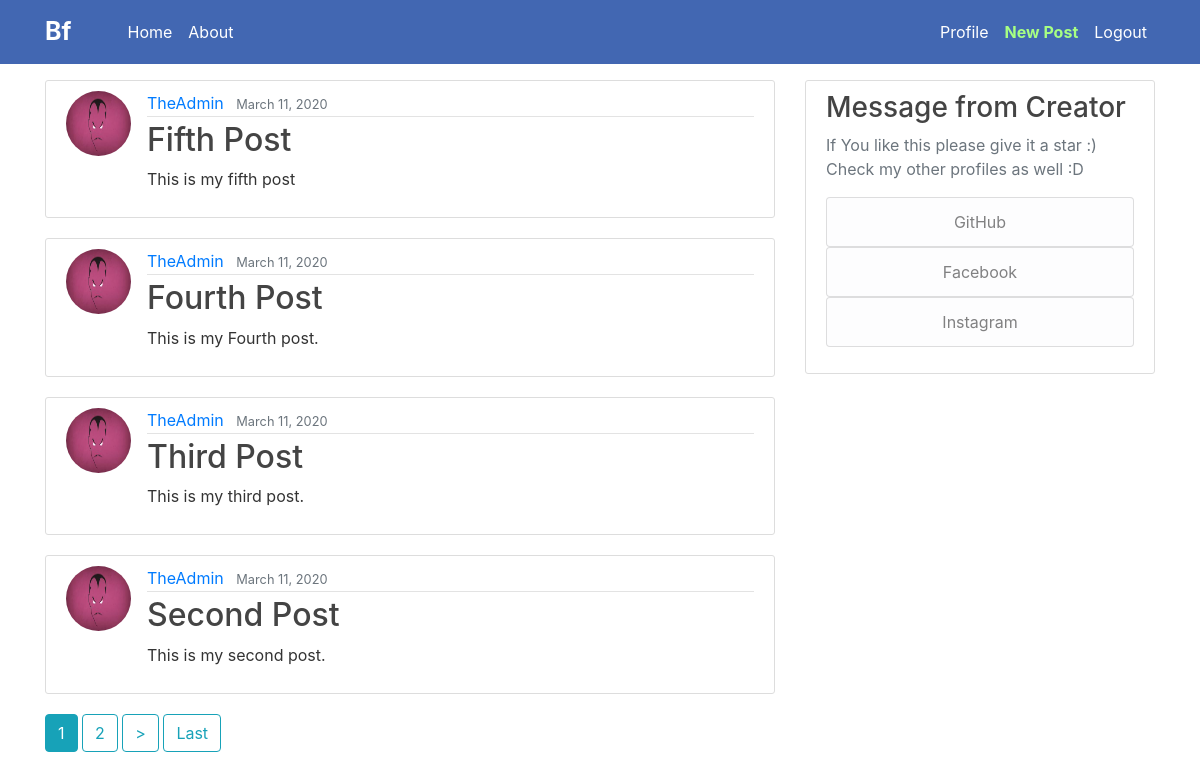
/ (signed in), run on the app's committed database.
### blog/models.py (models this page shows, shortened)
class Post(models.Model):
    author = models.ForeignKey(User, on_delete=models.CASCADE)
    content = models.TextField()
    date_posted = models.DateTimeField(default=timezone.now)
    title = models.CharField(max_length=20)

### users/models.py (models this page shows, shortened)
class Profile(models.Model):
    user = models.OneToOneField(User, on_delete=models.CASCADE)
    image = models.ImageField(default='default.png', upload_to='profile_pics')

### blog/views.py (the view)
# urls.py: path('', PostListView.as_view(), name='blog-home'),
class PostListView(LoginRequiredMixin, ListView):
    model = Post
    template_name = 'blog/home.html'
    context_object_name = 'posts'
    ordering = ['-date_posted']
    paginate_by = 4

### blog/templates/blog/home.html (shortened to what this page needs)
{% extends "blog/base.html" %}
    {% block content %}
        {% for post in posts %}
            <article class="media content-section">
                <img src="{{ post.author.profile.image.url }}" class="rounded-circle article-img" alt="">
              <div class="media-body">
                <div class="article-metadata">
                  <a class="mr-2" href="#">{{ post.author }}</a>
                  <small class="text-muted">{{ post.date_posted|date:"F d, Y" }}</small>
                </div>
                <h2><a class="article-title" href="{% url 'post-detail' post.id %}">{{ post.title }}</a></h2>
                <p class="article-content">{{ post.content }}</p>
              </div>
            </article>
        {% endfor %}
        {% if is_paginated %}
            {% for num in page_obj.paginator.page_range %}
                {% if page_obj.number == num %}
                    <a class="btn btn-info mb-4" href="?page={{ num }}">{{ num }}</a>
                {% elif num > page_obj.number|add:'-3' and num < page_obj.number|add:'3'%}
                    <a class="btn btn-outline-info mb-4" href="?page={{ num }}">{{ num }}</a>
                {% endif %}
            {% endfor %}
            {% if page_obj.has_next %}
                <a class="btn btn-outline-info mb-4" href="?page={{ page_obj.next_page_number }}">></a>
                <a class="btn btn-outline-info mb-4" href="?page={{ page_obj.paginator.num_pages }}">Last</a>
            {% endif %}
        {% endif %}
    {% endblock content %}

### blog/templates/blog/base.html (shortened to what this page needs)
{% load static %}
<!DOCTYPE html>
<html lang="en">
<head>
    <link rel="stylesheet" href="https://stackpath.bootstrapcdn.com/bootstrap/4.4.1/css/bootstrap.min.css">
    <link rel="stylesheet" href="{% static "blog/main.css" %}">
</head>
<body>
    <header class="site-header">
      <nav class="navbar navbar-expand-md navbar-dark fixed-top" style="background-color: #4267b2">
        <div class="container">
          <a class="navbar-brand mr-5" id="site" href="{% url 'blog-home' %}">Bf</a>
          <div class="collapse navbar-collapse" id="navbarToggle">
            <div class="navbar-nav mr-auto">
                {% if user.is_authenticated %}
                    <a class="nav-item nav-link" href="{% url 'blog-home' %}">Home</a>
                        <a class="nav-item nav-link" href="{% url 'blog-about' %}">About</a>
                {% endif %}
            </div>
            <div class="navbar-nav">
                {% if user.is_authenticated %}
                    <a class="nav-item nav-link" href="{% url 'profile' %}">Profile</a>
                    <a class="nav-item nav-link" href="{% url 'post-create' %}" style="color: #a7ff83; font-weight: bold">New Post</a>
                    <a class="nav-item nav-link" href="{% url 'logout' %}">Logout</a>
                {% else %}
                    <a class="nav-item nav-link" href="{% url 'login' %}">Login</a>
                    <a class="nav-item nav-link" id="register" href="{% url 'register' %}">Sign Up</a>
                {% endif %}
            </div>
          </div>
        </div>
      </nav>
</header>
    <main role="main" class="container">
      <div class="row">
        <div class="col-md-8">
            {% block content %}{% endblock %}
        </div>
        <div class="col-md-4">
          <div class="content-section">
            <h3>Message from Creator</h3>
            <p class='text-muted'>
                If You like this please give it a star :)<br/>
                Check my other profiles as well :D
              <ul class="list-group">
                <a href="https://github.com/mayursamnani36" class="text-decoration-none"><li class="list-group-item list-group-item-light btn btn-outline-success">GitHub</li></a>
                <a href="https://www.facebook.com/mayur.samnani" class="text-decoration-none"><li class="list-group-item list-group-item-light btn btn-outline-info">Facebook</li></a>
                <a href="https://www.instagram.com/mayur_samnani/?hl=en" class="text-decoration-none"><li class="list-group-item list-group-item-light btn btn-outline-dark">Instagram</li></a>
                </ul>
            </p>
          </div>
        </div>
      </div>
</main>
</body>
</html>

### blog/static/blog/main.css (style rules this page uses)
body { background: #ffffff; color: #333333 ; margin-top: 5rem; }
h1, h2, h3, h4, h5, h6 { color: #444444; }
ul { margin: 0; }
.site-header .navbar-nav .nav-link { color: #ffffff; }
.content-section { background: #ffffff; padding: 10px 20px; border: 1px solid #dddddd; border-radius: 3px; margin-bottom: 20px; }
.article-title { color: #444444; }
.article-content { white-space: pre-line; }
.article-img { height: 65px; width: 65px; margin-right: 16px; }
.article-metadata { padding-bottom: 1px; margin-bottom: 4px; border-bottom: 1px solid #e3e3e3 }
#site { font-weight: bold; font-size: 25px; }

### data on the page
Post: author.profile.image (picture), author "TheAdmin", date_posted "March 11, 2020", title "Fifth Post", content "This is my fifth post"
Post: author.profile.image (picture), author "TheAdmin", date_posted "March 11, 2020", title "Fourth Post", content "This is my Fourth post."
Post: author.profile.image (picture), author "TheAdmin", date_posted "March 11, 2020", title "Third Post", content "This is my third post."
Post: author.profile.image (picture), author "TheAdmin", date_posted "March 11, 2020", title "Second Post", content "This is my second post."

### other printed values
{{ num }} "1"
{{ num }} "2"
